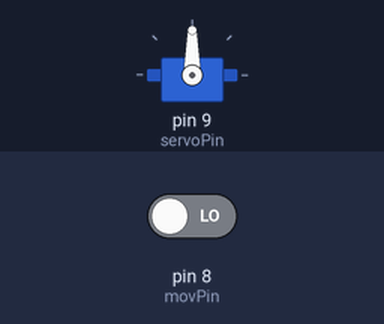
Bench run of a sketch on a simulated Arduino Uno, built with avr-gcc and run on an emulated ATmega328P. Parts: servo. Inputs (shaded band) come from the test bench; at power-on: pin 8 (movPin) LOW.

Above: at 1.2 s.
1.3 s: pin 8 (movPin) driven HIGH
At 1.4 s:
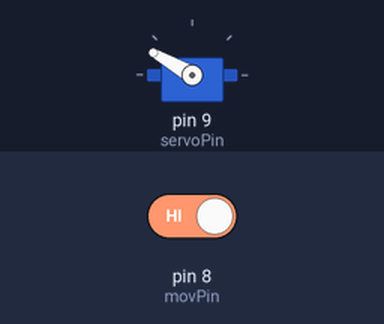
4.3 s: pin 8 (movPin) driven LOW
At 4.4 s:
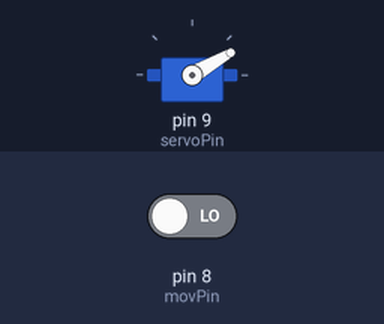
Timing chart, 0 to 7.3 s (numbered marks = the images above; inputs shaded):
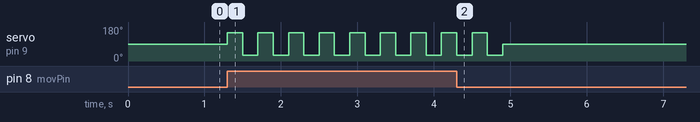

The sketch:

Servo-Control-with-Motion-Detection.ino
```cpp
#include <Servo.h>

int movPin = 8;
int servoPin = 9;
int movement;

Servo servo;

void setup() {
  servo.attach(servoPin);
  pinMode(movPin, INPUT);
}

void loop() {
  movement = digitalRead(movPin);

  if(movement == HIGH) {
    servo.write(150);
    delay(200);

    servo.write(30);
    delay(200);

    servo.write(150);
    delay(200);

    servo.write(30);
    delay(200);

    servo.write(150);
    delay(200);

    servo.write(30);
    delay(200);

    servo.write(90);
  } else {
    servo.write(90);
  }
}
```

Measured:
- after the input at 1.3 s, servo on pin 9 (servoPin): alternates 150° for 0.20 s and 30° for 0.20 s, starting at once
